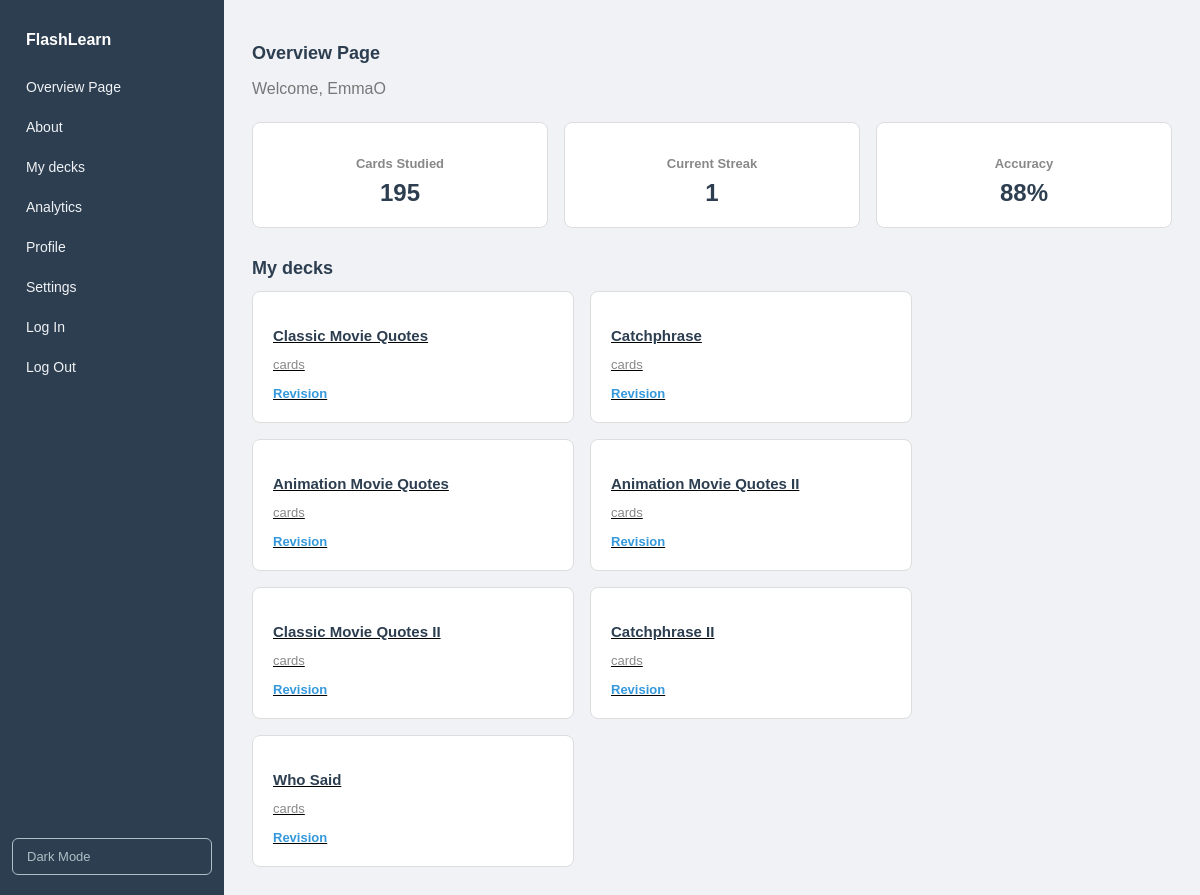
The page /overview/ (signed in) on the database its author committed.
### app/models.py (models this page shows, shortened)
class Deck(models.Model):
    name = models.CharField(max_length=100)
    category= models.CharField(max_length=50)
    owner = models.ForeignKey(
        settings.AUTH_USER_MODEL,
        on_delete=models.CASCADE,
        related_name="decks",
        null=True,
        blank=True
    )
    is_default = models.BooleanField(default=False)

### app/views.py (the view)
# urls.py: path('overview/', views.overview,  name='overview'),
@login_required
def overview(request):
    decks = Deck.objects.all()
    results = Result.objects.filter(user=request.user)
    cards_studied = results.aggregate(total=Sum("total"))["total"] or 0
    total_correct = sum(r.score for r in results)
    total_questions = sum(r.total for r in results)
    accuracy = 0
    if total_questions > 0:
        accuracy = round((total_correct / total_questions) * 100)
    today = timezone.now().date()
    days_active = set(
        results.values_list("date_taken", flat=True)
    )
    streak = 0
    check_day = today
    while True:
        if any(d.date() == check_day for d in days_active):
            streak += 1
            check_day -= timedelta(days=1)
        else:
            break
    return render(request, "overview.html", {
        "decks": decks,
        "cards_studied": cards_studied,
        "accuracy": accuracy,
        "streak": streak,
    })

### app/templates/overview.html (shortened to what this page needs)
<!DOCTYPE html>
<html lang="en">
    <head>
        {% load static %}
        <link rel="stylesheet" href="{% static 'app/css/styles.css' %}">
    </head>
    <body>
     <div class="wrapper">
            <div class = "sidebar">
                <h1> FlashLearn </h1>
                <a href = "{% url 'overview' %}">Overview Page</a>
                <a href = "{% url 'about' %}">About</a>
                <a href = "{% url 'decks' %}">My decks</a>
                <a href = "{% url 'analytics' %}">Analytics</a>
                <a href = "{% url 'profile' %}">Profile</a>
                <a href = "{% url 'settings' %}">Settings</a>
                <a href = "{% url 'account_login' %}">Log In</a>
                <a href = "{% url 'account_logout' %}">Log Out</a>
                <button id="theme-toggle" onclick="toggleTheme()"> Dark Mode</button>
            </div>
        <div class = "main">
            <h2> Overview Page</h2>
            <p>Welcome, {{ user.username }}</p>
             <div class="stats">
                  <div class="stat-box">
                    <h3>Cards Studied</h3>
                    <p>{{ cards_studied}}</p>
                  </div>
                  <div class="stat-box">
                      <h3>Current Streak </h3>
                      <p> {{ streak}}</p>
                  </div>
                  <div class="stat-box">
                      <h3>Accuracy</h3>
                      <p> {{ accuracy }}%</p>
                </div>
            </div>
            <h2>My decks</h2>
            <div class="decks">
                {% for deck in decks %}
                    <div class="deck-card">
                        <h3>{{ deck.name }}</h3>
                        <p>{{ deck.card_set.count }} cards</p>
                        <a href="{% url 'study_deck' deck.id %}">Revision</a>
                    </div>
                {% empty %}
                    <p>No decks available.</p>
                {% endfor %}
            </div>
        </div>
     </div>
    </body>
</html>

### app/static/app/css/styles.css (style rules this page uses)
body { font-family: Arial, sans-serif; background-color: #f0f2f5; margin: 0; padding: 0; }
.wrapper { display: flex; min-height: calc(100vh - 53px); }
.sidebar { width: 200px; background-color: #2c3e50; padding: 20px 12px; display: flex; flex-direction: column; gap: 4px; min-height: 100vh; }
.sidebar h1 { font-size: 16px; padding: 0 14px; color: white; margin-bottom: 16px; }
.sidebar a { color: #f0f2f5; text-decoration: none; padding: 10px 14px; border-radius: 6px; font-size: 14px; }
.main { flex: 1; padding: 28px; }
.main h2 { font-size: 18px; color: #2c3e50; margin-bottom: 6px; }
.main p { color: #777; margin-bottom: 24px; }
.stats { display: flex; gap: 16px; margin-bottom: 30px; }
.stat-box { background: white; border: 1px solid #ddd; border-radius: 8px; padding: 20px; flex: 1; text-align: center; }
.stat-box h3 { font-size: 13px; color: #888; margin-bottom: 8px; }
.stat-box p { font-size: 24px; font-weight: bold; color: #2c3e50; margin: 0; }
.decks { display: flex; gap: 16px; flex-wrap: wrap; margin-top: 12px; }
.deck-card { background: white; border: 1px solid #ddd; border-radius: 8px; padding: 20px; max-width: 380px; min-width: 280px; }
.deck-card h3 { font-size: 15px; color: #2c3e50; margin-bottom: 6px; }
.deck-card p { font-size: 13px; color: #888; margin-bottom: 12px; }
.deck-card a { background: white; color: #3498db; text-decoration: none; font-size: 13px; font-weight: bold; }
.deck-card { text-decoration: underline; }
#theme-toggle { margin-top: auto; padding: 10px 14px; background: transparent; border: 1px solid #b0bec5; border-radius: 6px; color: #b0bec5; font-size: 13px; cursor: pointer; text-align: left; width: 100%; }

### rows shown on the page
Deck: name "Classic Movie Quotes"
Deck: name "Catchphrase"
Deck: name "Animation Movie Quotes"
Deck: name "Animation Movie Quotes II"
Deck: name "Classic Movie Quotes II"
Deck: name "Catchphrase II"
Deck: name "Who Said"

### other values the page prints
{{ user.username }} "EmmaO"
{{ cards_studied }} "195"
{{ streak }} "1"
{{ accuracy }} "88"
